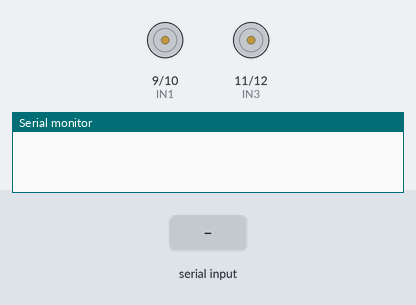
Recording of a sketch running on a simulated Arduino Uno, built with avr-gcc and run on an emulated ATmega328P. Parts: motor-driver pin pairs drawn as motors (green arrow = first pin HIGH = forward, orange = second pin HIGH = backward, longer = more drive, scaled by the enable pin), the last lines printed to the serial monitor. Inputs (shaded band) come from the test bench.

Above: at 1.2 s.
1.3 s: "a" received over the second serial link
At 2.5 s:
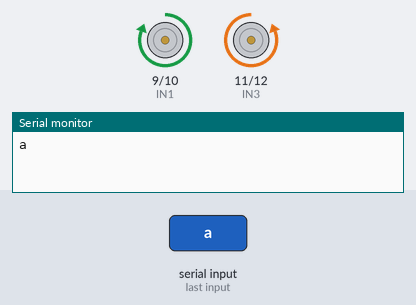
2.8 s: "r" received over the second serial link
At 3.6 s:
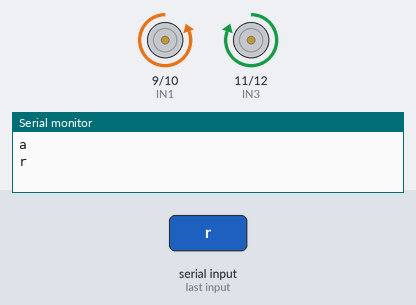
4.3 s: "d" received over the second serial link
At 4.7 s:
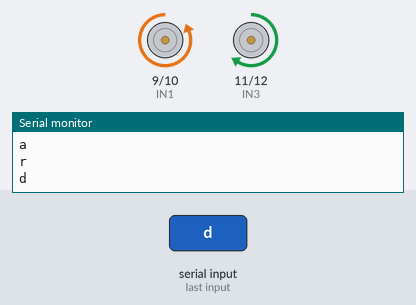
5.8 s: "i" received over the second serial link
At 7.0 s:
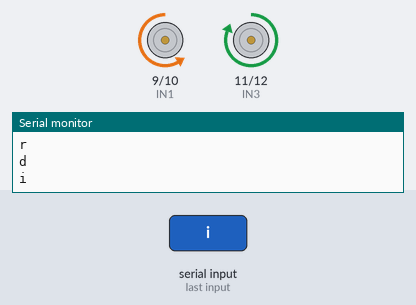
7.3 s: "a" received over the second serial link
At 8.2 s:
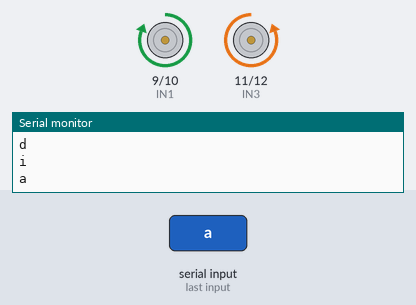
8.8 s: "r" received over the second serial link
At 9.4 s:
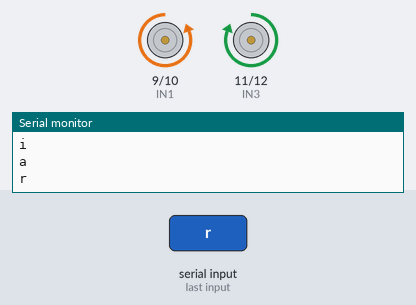
Timing chart, 0 to 11.3 s (numbered marks = the images above; inputs shaded):
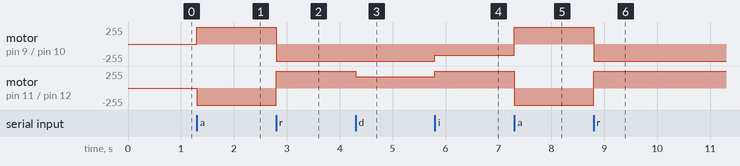

The sketch:

Rover-Arduino.ino
```cpp
#include<SoftwareSerial.h>
SoftwareSerial BT(4,2);

//ubicación de los pines
#define ENA 6 //velocidad motor A
#define IN1 9
#define IN2 10

#define ENB 5 //velocidad motor A
#define IN3 11
#define IN4 12

void setup() {

 Serial.begin(9600);
 BT.begin(9600);

  pinMode(IN1, OUTPUT);
  pinMode(IN2, OUTPUT);
  pinMode(IN3, OUTPUT);
  pinMode(IN4, OUTPUT);

  pinMode(ENA, OUTPUT);
  pinMode(ENB, OUTPUT);

  //digitalWrite(IN1, LOW);
  //digitalWrite(IN2, LOW);
  //digitalWrite(IN3, LOW);
  //digitalWrite(IN4, LOW);

  //analogWrite(EN1,63);
  //analogWrite(EN2,63);

}

void loop() {
  if (BT.available()){
    char dato=BT.read();
    Serial.println(dato);
    switch(dato){
      case 'a':
        Adelante();
        break;
      case 'r':
        Atras();
        break;
      case 'd':
        Derecha();
        break;
      case 'i':
        Izquierda();
        break;
      case 'p':
        Parar();
        break;
    }
  }
}
void Atras (){
 //Dirección motor A
 digitalWrite (IN1, LOW);
 digitalWrite (IN2, HIGH);
 analogWrite (ENA, 255); //Velocidad motor A
 //Dirección motor B
 digitalWrite (IN3, HIGH);
 digitalWrite (IN4, LOW);
 analogWrite (ENB, 255); //Velocidad motor B
}
void Izquierda (){
 //Dirección motor A
 //digitalWrite (IN1, HIGH);
 //digitalWrite (IN2, LOW);
 analogWrite (ENA, 170); //Velocidad motor A
 //Dirección motor B
 //digitalWrite (IN3, HIGH);
 //digitalWrite (IN4, LOW);
 analogWrite (ENB, 255); //Velocidad motor A
}
void Derecha (){
 //Dirección motor A
 //digitalWrite (IN1, LOW);
 //digitalWrite (IN2, HIGH);
 analogWrite (ENA, 255); //Velocidad motor A
 //Dirección motor B
 //digitalWrite (IN3, LOW);
 //digitalWrite (IN4, HIGH);
 analogWrite (ENB, 170); //Velocidad motor A
}
void Adelante (){
 //Dirección motor A
 digitalWrite (IN1, HIGH);
 digitalWrite (IN2, LOW);
 analogWrite (ENA, 255); //Velocidad motor A
 //Dirección motor B
 digitalWrite (IN3, LOW);
 digitalWrite (IN4, HIGH);
 analogWrite (ENB, 255); //Velocidad motor B
}
void Parar (){
 //Dirección motor A
 digitalWrite (IN1, LOW);
 digitalWrite (IN2, LOW);
 analogWrite (ENA, 0); //Velocidad motor A
 //Dirección motor B
 digitalWrite (IN3, LOW);
 digitalWrite (IN4, LOW);
 analogWrite (ENB, 0); //Velocidad motor A
}
```

Measured:
- after the input at 1.3 s, motor on pin 9 (IN1) / pin 10 (IN2): stopped → forward 255/255 at once; motor on pin 11 (IN3) / pin 12 (IN4): stopped → backward 255/255 at once
- after the input at 2.8 s, motor on pin 9 (IN1) / pin 10 (IN2): forward 255/255 → backward 255/255 at once; motor on pin 11 (IN3) / pin 12 (IN4): backward 255/255 → forward 255/255 at once
- after the input at 4.3 s, motor on pin 11 (IN3) / pin 12 (IN4): forward 255/255 → forward 170/255 at once
- after the input at 5.8 s, motor on pin 9 (IN1) / pin 10 (IN2): backward 255/255 → backward 170/255 at once; motor on pin 11 (IN3) / pin 12 (IN4): forward 170/255 → forward 255/255 at once
- after the input at 7.3 s, motor on pin 9 (IN1) / pin 10 (IN2): backward 170/255 → forward 255/255 at once; motor on pin 11 (IN3) / pin 12 (IN4): forward 255/255 → backward 255/255 at once
- after the input at 8.8 s, motor on pin 9 (IN1) / pin 10 (IN2): forward 255/255 → backward 255/255 at once; motor on pin 11 (IN3) / pin 12 (IN4): backward 255/255 → forward 255/255 at once
